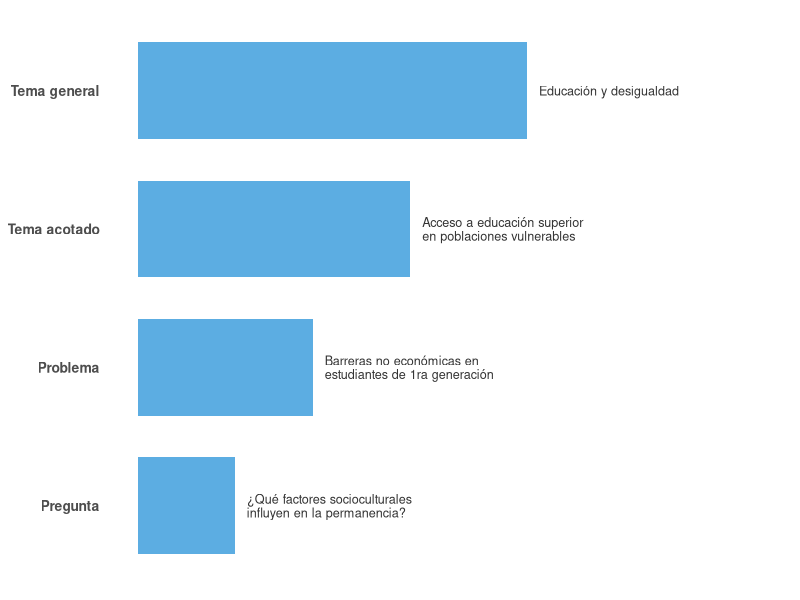

Here is the R script that generated this plot:
## ---- chunk 1
#| label: fig-embudo
#| fig-cap: "El embudo de investigación: de la curiosidad general a la pregunta operacionalizable"
#| echo: false
#| message: false

library(tidyverse)

embudo <- tibble(
  etapa = factor(c("Tema general", "Tema acotado", "Problema", "Pregunta"),
                 levels = rev(c("Tema general", "Tema acotado", "Problema", "Pregunta"))),
  ancho = c(10, 7, 4.5, 2.5),
  ejemplo = c(
    "Educación y desigualdad",
    "Acceso a educación superior\nen poblaciones vulnerables",
    "Barreras no económicas en\nestudiantes de 1ra generación",
    "¿Qué factores socioculturales\ninfluyen en la permanencia?"
  )
)

ggplot(embudo, aes(x = ancho, y = etapa)) +
  geom_col(fill = "#3498DB", alpha = 0.8, width = 0.7) +
  geom_text(aes(label = ejemplo), hjust = 0, nudge_x = 0.3,
            size = 3.2, color = "gray20", lineheight = 0.9) +
  scale_x_continuous(limits = c(0, 16)) +
  labs(x = NULL, y = NULL) +
  theme_minimal() +
  theme(
    axis.text.x = element_blank(),
    axis.text.y = element_text(face = "bold", size = 10),
    panel.grid = element_blank()
  )
